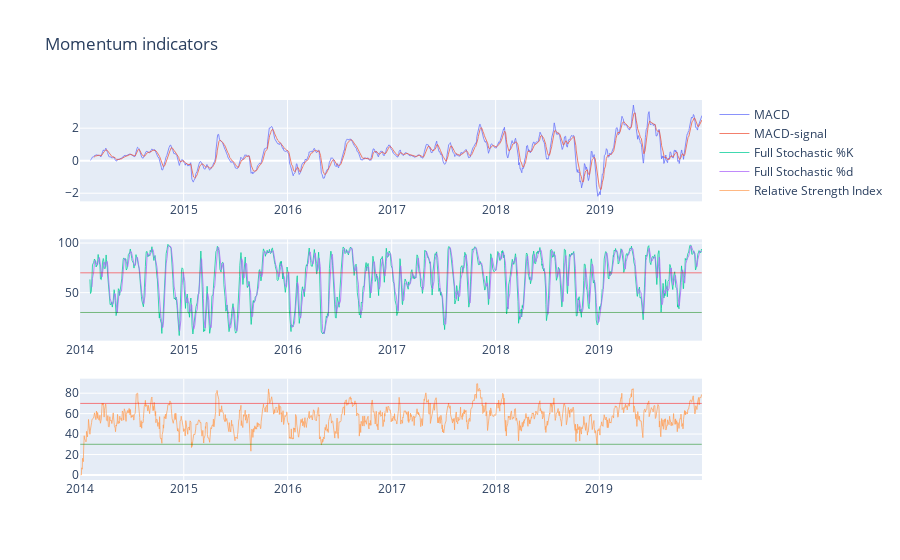

Here is the notebook cell this chart was saved with:
### Code cell
from plotly.subplots import make_subplots

# Plotting technical indicators 
fig1 = make_subplots(rows=3, cols=1)
fig1.append_trace(
    go.Scatter(x=full_msft_df.index, 
               y=full_msft_df["macd"],
               mode='lines',
               line=dict(width = 0.75),
               name="MACD"),row = 1,col = 1
    )
fig1.append_trace(
    go.Scatter(x=full_msft_df.index, 
               y=full_msft_df["macd-signal"],
               mode='lines',
               line=dict(width = 0.75),
               name="MACD-signal"),row=1,col=1
    )
fig1.append_trace(
    go.Scatter(x=full_msft_df.index, 
               y=full_msft_df["stoch-%K"],
               mode='lines',
               line=dict(width = 0.75),
               name="Full Stochastic %K"),row=2,col=1
    )
fig1.append_trace(
    go.Scatter(x=full_msft_df.index, 
               y=full_msft_df["stoch-%d"],
               mode='lines',
               line=dict(width = 0.75),
               name="Full Stochastic %d"),row=2,col=1
    )
fig1.append_trace(
    go.Scatter(x=full_msft_df.index, 
               y=full_msft_df["rsi"],
               mode='lines',
               line=dict(width = 0.75),
               name="Relative Strength Index"),row=3,col=1
    )

fig1['layout'].update(
    shapes=[{'type': 'line','y0':70,'y1': 70,'x0':str(full_msft_df.index[0]),
             'x1':str(full_msft_df.index[-1]),'xref':'x2','yref':'y2',
             'line': {'color': 'red','width': 0.5}},
            {'type': 'line','y0':30,'y1': 30,'x0':str(full_msft_df.index[0]),
             'x1':str(full_msft_df.index[-1]),'xref':'x2','yref':'y2',
             'line': {'color': 'green','width': 0.5}},
            {'type': 'line','y0':70,'y1': 70,'x0':str(full_msft_df.index[0]),
             'x1':str(full_msft_df.index[-1]),'xref':'x3','yref':'y3',
             'line': {'color': 'red','width': 0.5}},
            {'type': 'line','y0':30,'y1': 30,'x0':str(full_msft_df.index[0]),
             'x1':str(full_msft_df.index[-1]),
             'xref':'x3','yref':'y3',
             'line': {'color': 'green','width': 0.5}}]
)
fig1.update_layout(title=go.layout.Title(text="Momentum indicators"))
fig1.show()

### Figure 1 — Plotly figure (JSON) as saved in the notebook; plotly's stock layout.template omitted (floating-point values rounded to 4 significant figures; data arrays with more than 128 entries replaced by an {"elided": "..."} marker saying what was removed)
{"data": [{"line": {"width": 0.75}, "mode": "lines", "name": "MACD", "type": "scatter", "x": {"elided": "1507 str values"}, "xaxis": "x", "y": {"elided": "1507 float values"}, "yaxis": "y"}, {"line": {"width": 0.75}, "mode": "lines", "name": "MACD-signal", "type": "scatter", "x": {"elided": "1507 str values"}, "xaxis": "x", "y": {"elided": "1507 float values"}, "yaxis": "y"}, {"line": {"width": 0.75}, "mode": "lines", "name": "Full Stochastic %K", "type": "scatter", "x": {"elided": "1507 str values"}, "xaxis": "x2", "y": {"elided": "1507 float values"}, "yaxis": "y2"}, {"line": {"width": 0.75}, "mode": "lines", "name": "Full Stochastic %d", "type": "scatter", "x": {"elided": "1507 str values"}, "xaxis": "x2", "y": {"elided": "1507 float values"}, "yaxis": "y2"}, {"line": {"width": 0.75}, "mode": "lines", "name": "Relative Strength Index", "type": "scatter", "x": {"elided": "1507 str values"}, "xaxis": "x3", "y": {"elided": "1507 float values"}, "yaxis": "y3"}], "layout": {"shapes": [{"line": {"color": "red", "width": 0.5}, "type": "line", "x0": "2014-01-02 00:00:00", "x1": "2019-12-27 00:00:00", "xref": "x2", "y0": 70, "y1": 70, "yref": "y2"}, {"line": {"color": "green", "width": 0.5}, "type": "line", "x0": "2014-01-02 00:00:00", "x1": "2019-12-27 00:00:00", "xref": "x2", "y0": 30, "y1": 30, "yref": "y2"}, {"line": {"color": "red", "width": 0.5}, "type": "line", "x0": "2014-01-02 00:00:00", "x1": "2019-12-27 00:00:00", "xref": "x3", "y0": 70, "y1": 70, "yref": "y3"}, {"line": {"color": "green", "width": 0.5}, "type": "line", "x0": "2014-01-02 00:00:00", "x1": "2019-12-27 00:00:00", "xref": "x3", "y0": 30, "y1": 30, "yref": "y3"}], "title": {"text": "Momentum indicators"}, "xaxis": {"anchor": "y", "domain": [0, 1]}, "xaxis2": {"anchor": "y2", "domain": [0, 1]}, "xaxis3": {"anchor": "y3", "domain": [0, 1]}, "yaxis": {"anchor": "x", "domain": [0.7333, 1]}, "yaxis2": {"anchor": "x2", "domain": [0.3667, 0.6333]}, "yaxis3": {"anchor": "x3", "domain": [0, 0.2667]}}}
